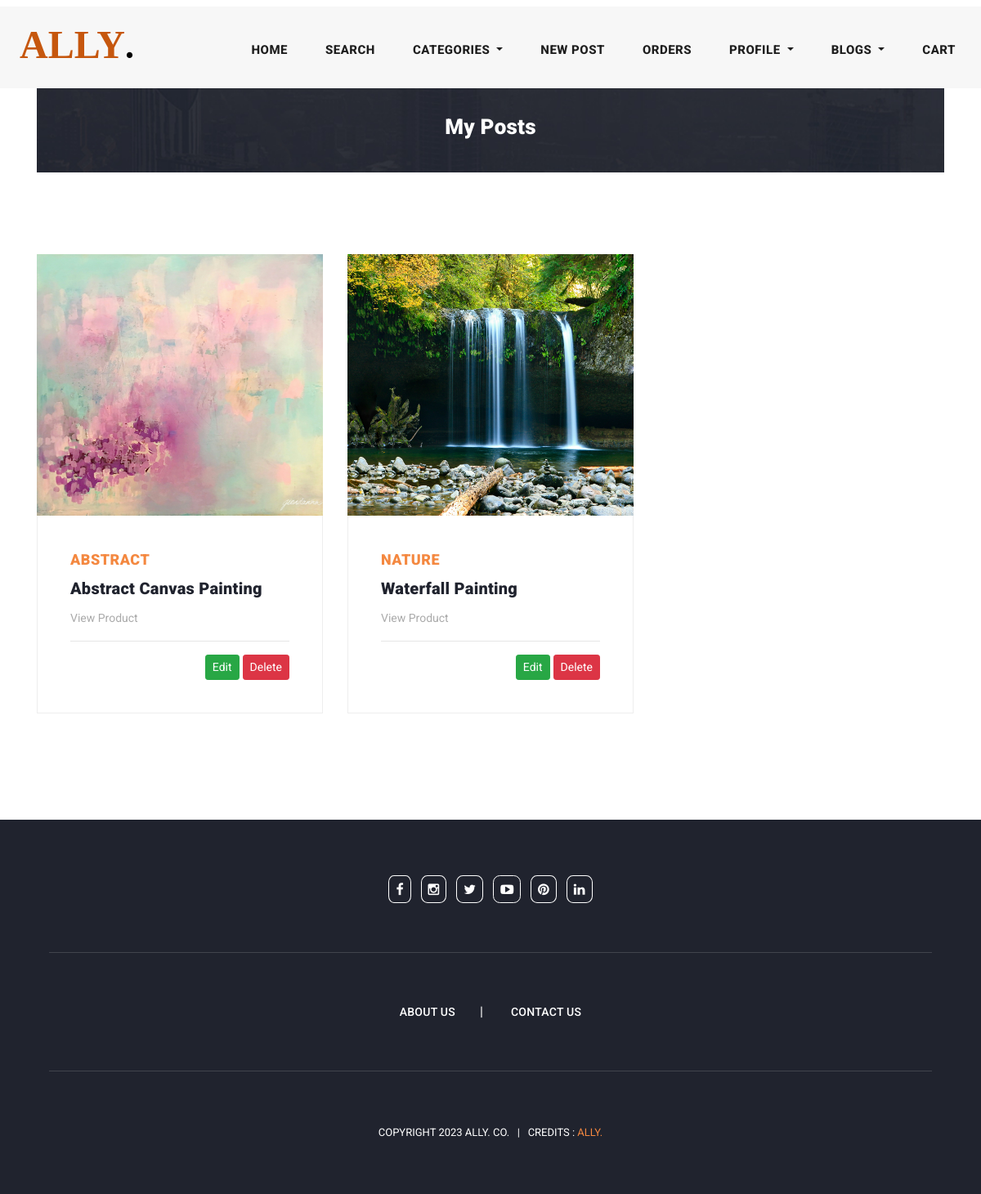
The page /myposts (signed in) on the database its author committed.
### Rare_app/models.py (models this page shows, shortened)
class Post(models.Model):
    category = models.ForeignKey(Category, on_delete=models.CASCADE)
    title = models.CharField(max_length=35)
    description = models.CharField(max_length=350)
    image_1 = models.ImageField(upload_to='images/post_images')
    image_2 = models.ImageField(upload_to='images/post_images', null=True, blank=True)
    price = models.PositiveIntegerField()
    availablity_status = models.BooleanField(default=True)
    posted_by = models.ForeignKey(User, on_delete=models.CASCADE)
    posted_at = models.DateTimeField(auto_now_add=True)
    like = models.ManyToManyField(User, related_name='blogpost_like', blank=True)

class Category(models.Model):
    title = models.CharField(max_length=100)
    description = models.CharField(max_length=200)
    image = models.ImageField(upload_to='images/category')
    def __str__(self):
        return self.title

### Rare_app/views.py (the view)
# urls.py: path('myposts',views.mypostsView,name="myposts"),
def mypostsView(request):
    cats = Category.objects.all()
    my_pro=Post.objects.filter(posted_by=request.user)
    return render(request,"myposts.html",{'cats':cats,'my_pro':my_pro})

### Rare_app/templates/myposts.html (shortened to what this page needs)
{% extends 'base.html' %}
{% load static %}
  {% block body %}
  <section class="call-to-action mt-2 pt-4">
    <div class="container">
      <div class="row">
        <div class="col-lg-12">
          <div class="main-content pt-5">
            <div class="row">
              <div class="col-lg-12 pt-5">
                <h4 style="text-align: center;">My Posts</h4>
              </div>
            </div>
          </div>
        </div>
      </div>
    </div>
  </section>
  {% if my_pro %}
  <section class="blog-posts grid-system">
    <div class="container">
      <div class="row">
        <div class="col-lg-12">
          <div class="all-blog-posts">
            <div class="row">
              {% for i in my_pro %}
              <div class="col-lg-4">
                <div class="blog-post">
                  <div class="blog-thumb">
                    <img src="{{i.image_1.url}}" alt="" style="width: 100%;height: 20rem;">
                  </div>
                  <div class="down-content">
                    <span>{{i.category}}</span>
                    <a>
                      <h4>{{i.title}}</h4>
                    </a>
                    <ul class="post-info">
                      <li><a href="{% url 'postdetails' i.id %}">View Product</a></li>
                    </ul>
                    <hr>
                    <div class="post-options">
                      <div class="row">
                        <div class="col-lg-12">
                          <ul class="post-tags text-right">
                            <li><a href="{% url 'editpost' i.id %}" class="btn btn-sm btn-success"
                                style="color: white;">Edit</a></li>
                            <li><a class="btn btn-sm btn-danger" style="color: white;"
                                onclick="deleteAlert('{{i.id}}')">Delete</a></li>
                          </ul>
                        </div>
                      </div>
                    </div>
                  </div>
                </div>
              </div>
              {% endfor %}
            </div>
          </div>
        </div>
      </div>
    </div>
  </section>
  {% else %}
  <div class="container">
    <p class="mt-3 ml-3" style="color: black; font-size: medium;">
      No data found
    </p>
  </div>
  {% endif %}
  {% endblock body %}

### static/assets/css/templatemo-stand-blog.css (style rules this page uses)
body { font-family: 'Roboto', sans-serif; overflow-x: hidden; text-rendering: optimizeLegibility; -webkit-font-smoothing: antialiased; -moz-osx-font-smoothing: grayscale; }
a { text-decoration: none!important; }
ul { padding: 0; margin: 0; list-style: none; }
h1,h2,h3,h4,h5,h6 { margin: 0px; }
.call-to-action { margin-top: 100px; display: block; }
.call-to-action .main-content { padding: 40px; background-image: url(../images/cta-bg.jpg); background-position: center center; background-repeat: no-repeat; background-size: cover; }
.call-to-action .main-content h4 { margin-bottom: 0px; margin-top: 12px; color: #fff; font-size: 26px; font-weight: 900; letter-spacing: 0.25px; }
.blog-posts { margin-top: 100px; }
.blog-posts .blog-post { margin-bottom: 30px; }
.blog-posts .blog-thumb img { width: 100%; overflow: hidden; height: auto; }
.blog-posts .down-content { padding: 40px; border-right: 1px solid #eee; border-left: 1px solid #eee; border-bottom: 1px solid #eee; }
.blog-posts .down-content span { font-size: 18px; text-transform: uppercase; letter-spacing: 0.5px; font-weight: 900; color: #f48840; }
.blog-posts .down-content h4 { font-size: 24px; text-transform: capitalize; letter-spacing: 0.5px; font-weight: 900; color: #20232e; margin: 10px 0px 12px 0px; }
.blog-posts .down-content ul.post-info li { display: inline-block; margin-right: 8px; }
.blog-posts .down-content ul.post-info li:after { content: '|'; color: #aaa; margin-left: 8px; }
.blog-posts .down-content h4 { font-size: 20px; letter-spacing: 0.25px; }
.grid-system .down-content ul.post-info li { margin-right: 3px; }
.grid-system .down-content ul.post-info li:after { margin-left: 5px; }
.blog-posts .down-content ul.post-info li:last-child::after { display: none; }
.blog-posts .down-content ul.post-info li a { font-size: 14px; color: #aaa; font-weight: 400; transition: all .3s; }
.blog-posts .down-content ul.post-tags li, .blog-posts .down-content ul.post-share li { display: inline-block; }
.blog-posts .down-content ul.post-tags li, .blog-posts .down-content ul.post-share li { color: #aaa; }
.blog-posts .down-content ul.post-tags li a, .blog-posts .down-content ul.post-share li a { font-size: 14px; color: #aaa; font-weight: 400; transition: all .3s; }

### Rare_app/templates/myposts.html (style rules this page uses)
.btn-success { margin-left: 1vw; }

### rows shown on the page
Post: image_1 (picture), category "ABSTRACT", title "Abstract Canvas Painting"
Post: image_1 (picture), category "NATURE", title "Waterfall Painting"
